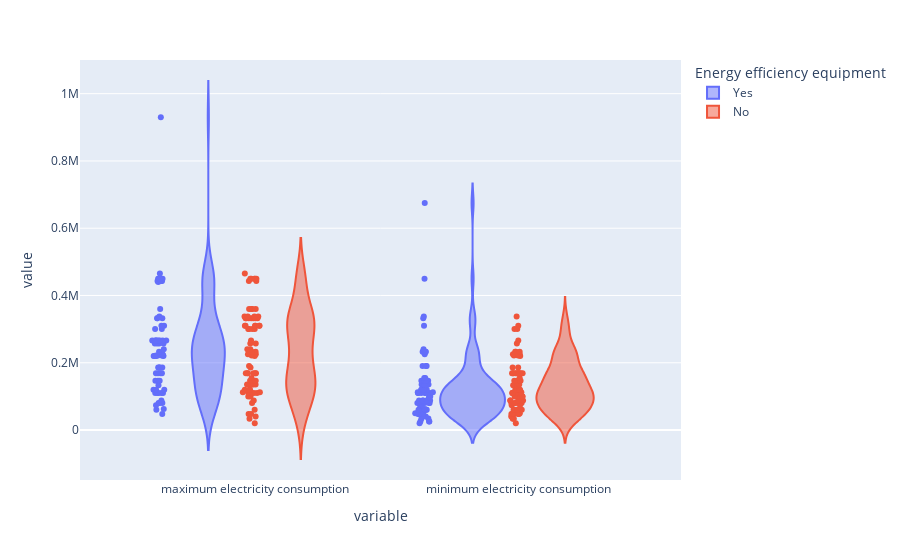

Notebook code for this chart:
### Code cell
fig = px.violin(electricity_per_person, color='Energy efficiency equipment',
               points='all')
fig.show()

### Figure 1 — Plotly figure (JSON) as saved in the notebook; plotly's stock layout.template omitted (floating-point values rounded to 4 significant figures; data arrays with more than 128 entries replaced by an {"elided": "..."} marker saying what was removed)
{"data": [{"alignmentgroup": "True", "box": {"visible": false}, "hovertemplate": "Energy efficiency equipment=Yes<br>variable=%{x}<br>value=%{y}<extra></extra>", "legendgroup": "Yes", "marker": {"color": "#636efa"}, "name": "Yes", "offsetgroup": "Yes", "orientation": "v", "points": "all", "scalegroup": "True", "showlegend": true, "type": "violin", "visible": true, "x": {"elided": "144 str values"}, "x0": " ", "xaxis": "x", "y": {"elided": "144 float values"}, "y0": " ", "yaxis": "y"}, {"alignmentgroup": "True", "box": {"visible": false}, "hovertemplate": "Energy efficiency equipment=No<br>variable=%{x}<br>value=%{y}<extra></extra>", "legendgroup": "No", "marker": {"color": "#EF553B"}, "name": "No", "offsetgroup": "No", "orientation": "v", "points": "all", "scalegroup": "True", "showlegend": true, "type": "violin", "visible": true, "x": {"elided": "162 str values"}, "x0": " ", "xaxis": "x", "y": {"elided": "162 float values"}, "y0": " ", "yaxis": "y"}], "layout": {"autosize": true, "legend": {"title": {"text": "Energy efficiency equipment"}, "tracegroupgap": 0}, "margin": {"t": 60}, "violinmode": "group", "xaxis": {"anchor": "y", "autorange": true, "domain": [0, 1], "range": [-0.6579, 1.614], "title": {"text": "variable"}, "type": "category"}, "yaxis": {"anchor": "x", "autorange": true, "domain": [0, 1], "range": [-148600.0, 1100000.0], "title": {"text": "value"}, "type": "linear"}}}
